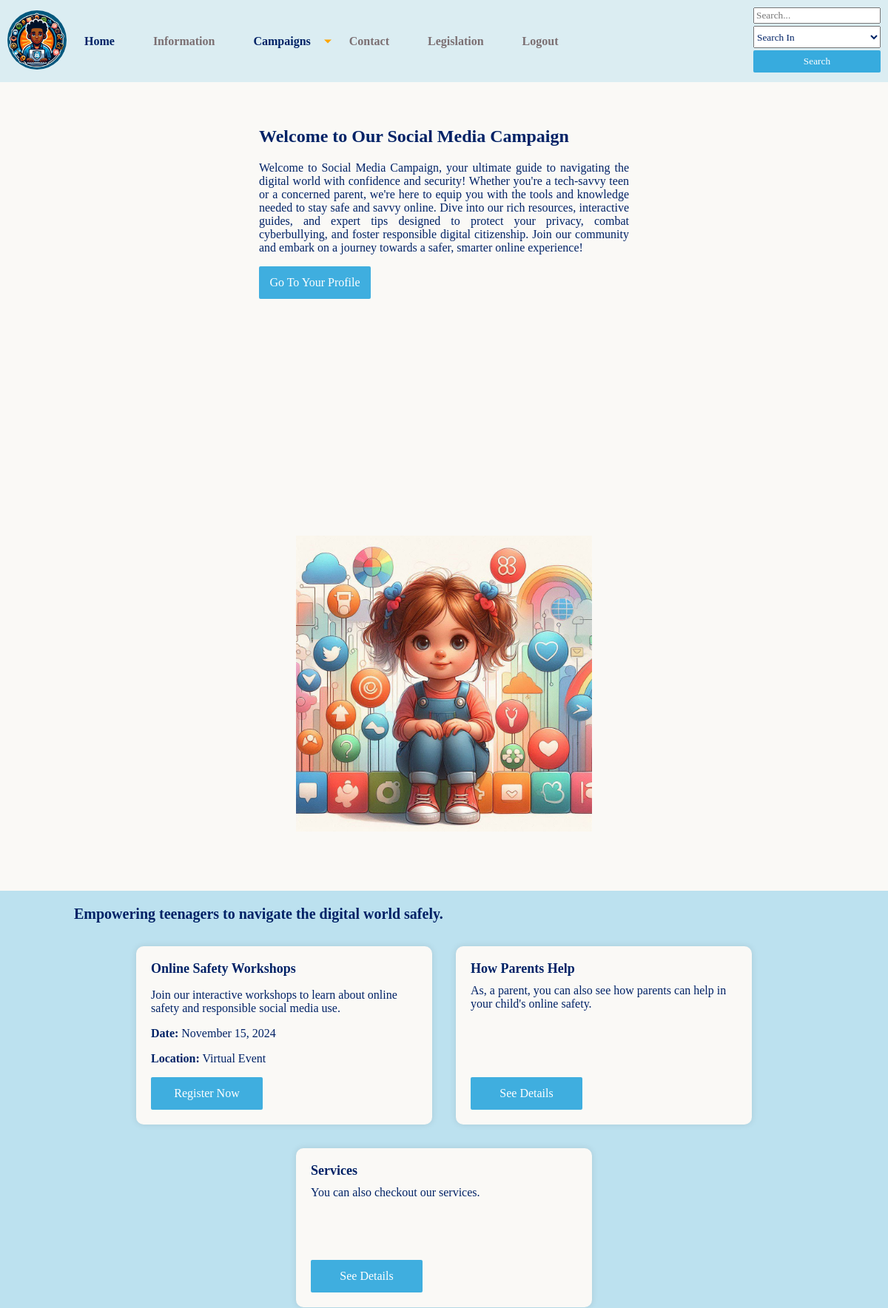
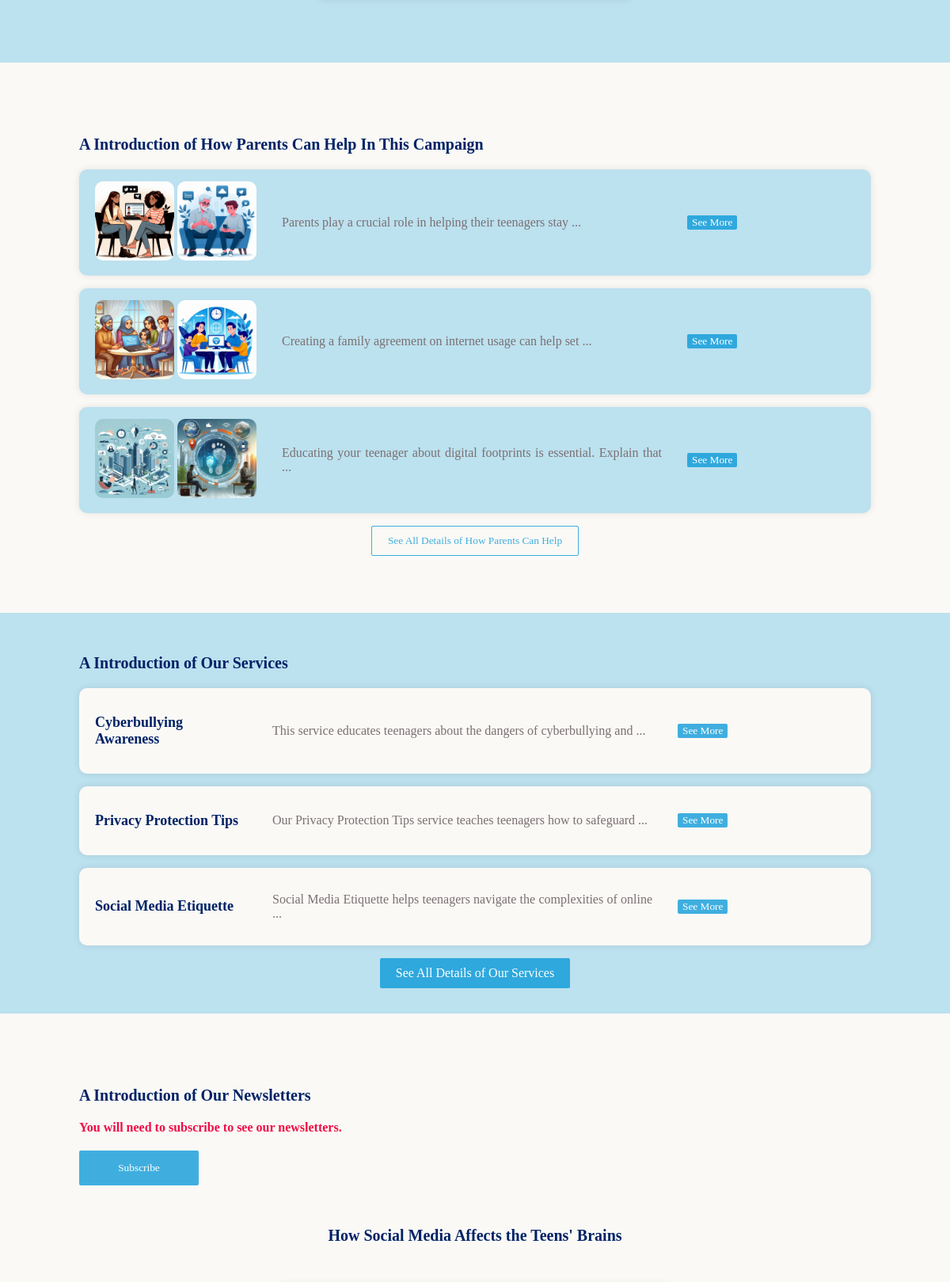
The app's page /social-media-campaign/home.php (signed in, upper part) with its own data (2 pictures, top to bottom).
### tables this page shows
CREATE TABLE `how_parent_helps` (
  `id` int(11) NOT NULL,
  `description` varchar(1000) NOT NULL,
  `image_1` varchar(300) NOT NULL,
  `image_2` varchar(300) NOT NULL,
  `created_at` timestamp NOT NULL DEFAULT current_timestamp()
);

CREATE TABLE `services` (
  `id` int(11) NOT NULL,
  `title` varchar(200) NOT NULL,
  `description` varchar(1000) NOT NULL,
  `info` varchar(1000) NOT NULL,
  `created_at` timestamp NOT NULL DEFAULT current_timestamp()
);

### social-media-campaign/Model/DataBase.php (called while the page is built, shortened)
<?php
class DataBase
{
    protected static $instance;
    public function __construct()
    {
        try {
            $this->pdo=new PDO("mysql:dbname=social_media_campaign;host=localhost","root","");
        } catch (PDOException $exception) {
            echo $exception->getMessage();
        }
    }
    public static function getInstance() : DataBase
    {
        if (!self::$instance) {
            self::$instance = new self();
        }
        return self::$instance;
    }
}

### social-media-campaign/Model/HowParentHelp.php (called while the page is built, shortened)
<?php
require_once("DataBase.php");
class HowParentHelp
{
    private $db;
    private $table = "how_parent_helps";
    public function __construct()
    {
        $this->db = DataBase::getInstance();
    }
    protected function index (string $search = '', int | null $limit = null) : array
    {
        $condition = "%" . $search . "%";
        if(!!$limit) {
            $stmt = $this->db->pdo->prepare("SELECT * FROM $this->table WHERE (description LIKE :condition) AND (description != '') LIMIT :limit");
            $stmt->bindParam(":limit", $limit, PDO::PARAM_INT);
        } else {
            $stmt = $this->db->pdo->prepare("SELECT * FROM $this->table WHERE (description LIKE :condition) AND (description != '')");
        }
        $stmt->bindParam(":condition", $condition);
        $stmt->execute();
        return $stmt->fetchAll(PDO::FETCH_OBJ);
    }
}

### social-media-campaign/Controller/HowParentHelpController.php (called while the page is built, shortened)
<?php
require_once("Model/HowParentHelp.php");
class HowParentHelpController extends HowParentHelp
{
    public function getAllHowParentHelps (string $search = '', int | null $limit = null) : array
    {
        return $this->index($search, $limit);
    }
}

### social-media-campaign/Helper/Text.php (called while the page is built, shortened)
<?php
class Text
{
    public static function truncate($text, $limit, $ellipsis = ' ...')
    {
        if (str_word_count($text, 0) > $limit) {
            $words = explode(' ', $text, $limit + 1);
            array_pop($words);
            return implode(' ', $words) . $ellipsis;
        }
        return $text;
    }
}

### social-media-campaign/Model/Service.php (called while the page is built, shortened)
<?php
require_once("DataBase.php");
class Service
{
    private $db;
    private $table = "services";
    public function __construct()
    {
        $this->db = DataBase::getInstance();
    }
    protected function index(string $search, int | null $limit = null) : array
    {
        $condition = $search ? "%$search%" : "%" . '' . "%";
        if(!!$limit) {
            $statement = $this->db->pdo->prepare("SELECT * FROM $this->table WHERE (title LIKE :condition OR description LIKE :condition OR info LIKE :condition) AND (title != '') LIMIT :limit");
            $statement->bindParam(":limit", $limit, PDO::PARAM_INT);
        } else {
            $statement = $this->db->pdo->prepare("SELECT * FROM $this->table WHERE (title LIKE :condition OR description LIKE :condition OR info LIKE :condition) AND (title != '')");
        }
        $statement->bindParam(":condition", $condition);
        $statement->execute();
        return $statement->fetchAll(PDO::FETCH_OBJ);
    }
}

### social-media-campaign/Controller/ServiceController.php (called while the page is built, shortened)
<?php
require_once("Model/Service.php");
class ServiceController extends Service
{
    public function searchOrGetAllServices(string $search = '', int | null $limit = null) : array
    {
        return $this->index($search, $limit);
    }
}

### social-media-campaign/home.php (the view, shortened to what this page needs)
<!DOCTYPE html>
<?php
require_once "Helper/Text.php";
require_once "Controller/HowParentHelpController.php";
require_once "Controller/ServiceController.php";
$howParentHelpController = new HowParentHelpController();
$serviceController = new ServiceController();
?>
<html lang="en">
<head>
  <link rel="stylesheet" href="./styles/style.css">
  <link rel="stylesheet" href="./styles/user/home.css">
</head>
<body>
  <?php
  include_once "layouts/nav.php";
  ?>
  <main id="home">
    <div class="flex justify-center items-center flex-wrap px-100px py-40px gap-20rem">
      <div class="w-500px">
        <h2>Welcome to Our Social Media Campaign</h2>
        <p class="text-justify">
          Welcome to Social Media Campaign, your ultimate guide to navigating the digital world with confidence and security! Whether you're a tech-savvy teen or a concerned parent, we're here to equip you with the tools and knowledge needed to stay safe and savvy online. Dive into our rich resources, interactive guides, and expert tips designed to protect your privacy, combat cyberbullying, and foster responsible digital citizenship. Join our community and embark on a journey towards a safer, smarter online experience!
        </p>
        <div>
          <button class="bgBlueButton w-151px h-44px cursor-pointer">
            <a class="text-decoration-none cursor-pointer" href="profile.php">Go To Your Profile</a>
          </button>
        </div>
      </div>
      <img src="assets/welcome_image_1.jpg" alt="" width="400px">
    </div>
    <section class="flex flex-wrap justify-center items-stretch px-100px pt-20px pb-80px gap-2rem mt-40px bg-primary-light-blue-25">
      <div class="w-full fs-20px fw-700">Empowering teenagers to navigate the digital world safely.</div>
      <div class="shadow rounded-10px w-400px bg-background-color p-20px min-h-215px">
        <span class="m-0px fs-18px fw-700">Online Safety Workshops</span>
        <p>
          Join our interactive workshops to learn about online safety and
          responsible social media use.
        </p>
        <p><strong>Date:</strong> November 15, 2024</p>
        <p><strong>Location:</strong> Virtual Event</p>
        <button class="bgBlueButton cursor-pointer w-151px h-44px">
          <a href="#" class="text-decoration-none cursor-pointer">Register Now</a>
        </button>
      </div>
      <div class="relative shadow w-400px min-h-215px bg-background-color p-20px rounded-10px">
        <span class="mb-10px fs-18px fw-700 block">How Parents Help</span>
        <span>As, a parent, you can also see how parents can help in your child's online safety.</span>
        <div class="absolute bottom-20px left-20px">
          <button class="cursor-pointer bgBlueButton w-151px h-44px">
            <a href="parents-help.php" class="text-decoration-none cursor-pointer">See Details</a>
          </button>
        </div>
      </div>
      <div class="relative shadow w-400px min-h-215px bg-background-color p-20px rounded-10px">
        <span class="mb-10px fs-18px fw-700 block">Services</span>
        <span>You can also checkout our services.</span>
        <div class="absolute bottom-20px left-20px">
          <button class="cursor-pointer bgBlueButton w-151px h-44px">
            <a href="service.php" class="text-decoration-none cursor-pointer">See Details</a>
          </button>
        </div>
      </div>
    </section>
    <?php
    $howParentHelps_x_3 = $howParentHelpController->getAllHowParentHelps('', 3);
    if (!(count($howParentHelps_x_3) < 1)) :
    ?>
      <section class="px-100px mt-40px py-2rem">
        <p class="fs-20px fw-bold">A Introduction of How Parents Can Help In This Campaign</p>
        <?php foreach ($howParentHelps_x_3 as $item) : ?>
          <div class="flex justify-start items-center gap-2rem mb-1rem flex-wrap bg-primary-light-blue-25 py-15px px-20px rounded-10px shadow">
            <div>
              <img src="<?= "images/" . $item->image_1 ?>" alt="" class="w-100px h-100px rounded-10px">
              <img src="<?= "images/" . $item->image_2 ?>" alt="" class="w-100px h-100px rounded-10px">
            </div>
            <div class="w-half">
              <p class="pSeeMore text-gray-2 text-justify" data-show-less="1" data-text="<?= $item->description ?>" data-short-text="<?= Text::truncate($item->description, 10); ?>"><?= Text::truncate($item->description, 10); ?></p>
            </div>
            <button class="cursor-pointer bgBlueButton btnSee">See More</button>
          </div>
        <?php endforeach; ?>
        <div class="w-full text-center">
          <button class="cursor-pointer bgWhiteButton bg-none px-20px py-10px">
            <a href="parents-help.php" class="text-decoration-none cursor-pointer">See All Details of How Parents Can Help</a>
          </button>
        </div>
      </section>
    <?php endif; ?>
    <?php
    $services_x_3 = $serviceController->searchOrGetAllServices('', 3);
    if (!(count($services_x_3) < 1)) :
    ?>
      <section class="px-100px mt-40px py-2rem bg-primary-light-blue-25">
        <p class="fs-20px fw-bold">A Introduction of Our Services</p>
        <?php foreach ($services_x_3 as $item) : ?>
          <div class="flex justify-start items-center gap-2rem bg-background-color mb-1rem flex-wrap py-15px px-20px rounded-10px shadow">
            <div class="w-20-percent">
              <p class="fs-18px fw-bold"><?= $item->title ?></p>
            </div>
            <div class="w-half">
              <p class="pSeeMore text-gray-2 text-justify" data-show-less="1" data-text="<?= $item->description ?>" data-short-text="<?= Text::truncate($item->description, 10); ?>"><?= Text::truncate($item->description, 10); ?></p>
            </div>
            <button class="cursor-pointer bgBlueButton btnSee">See More</button>
          </div>
        <?php endforeach; ?>
        <div class="w-full text-center">
          <button class="cursor-pointer bgBlueButton px-20px py-10px">
            <a href="service.php" class="text-decoration-none cursor-pointer">See All Details of Our Services</a>
          </button>
        </div>
      </section>
    <?php endif; ?>
    <?php if ($_SESSION['user']->subscription == 0) : ?>
      <section class="px-100px mt-40px py-2rem">
        <p class="fs-20px fw-bold">A Introduction of Our Newsletters</p>
        <div class="text-primary-red fw-bold">You will need to subscribe to see our newsletters.</div>
        <div>
          <button class="bgBlueButton w-151px h-44px mt-20px cursor-pointer" id="btnSubscribe">Subscribe</button>
        </div>
      </section>
    <?php endif; ?>
    <section class="p-20px">
      <div class="w-full fs-20px fw-bold mb-50px text-center">
        How Social Media Affects the Teens' Brains
      </div>
    </section>
  </main>
</body>
</html>

### social-media-campaign/styles/utilities/variable.css (style rules this page uses)
:root { --background-color: #faf9f6; --secondary-background-color: rgba(0, 150, 215, 0.25); --text-primary-dark-blue: #002266; --text-primary-dark-blue-75: rgba(0, 34, 102, 0.75); --text-primary-dark-blue-50: rgba(0, 34, 102, 0.5); --text-primary-dark-blue-25: rgba(0, 34, 102, 0.25); --text-primary-light-blue: #0096d7; --text-primary-light-blue-25: rgba(0, 150, 215, 0.25); --primary-light-blue: rgba(0, 150, 215); --primary-light-blue-75: rgba(0, 150, 215, 0.75); --primary-light-blue-50: rgba(0, 150, 215, 0.5); --primary-light-blue-50-opa50: #e3f2fb; --primary-light-blue-25: rgba(0, 150, 215, 0.25); --primary-light-blue-25-opa80: #cceaf7; --primary-light-blue-25-opa50: #dbedf2; --primary-light-blue-25-opa30: #e0ecf5; --primary-light-blue-25-opa20: #edf3f4; --gray-1: #dbdcde; --gray-2: #7b6f72; --gray-2-opa20: #e1dddc; --gray-2-50: rgba(123, 111, 114, 0.5); --gray-2-25: rgba(123, 111, 114, 0.25); --primary-light-blue: rgba(0, 150, 215, 1); --primary-red: #f10c45; }
* { cursor: url(../../assets/cursor.png), auto; color: var(--text-primary-dark-blue); font-family: Poppins; box-sizing: border-box; scroll-behavior: smooth; }
body { font-family: "Arial", sans-serif; margin: 0; padding: 0; background-color: var(--background-color); overflow: auto; scrollbar-width: none; }
html { overflow: auto; scrollbar-width: none; }

### social-media-campaign/styles/utilities/general.css (style rules this page uses)
main { min-height: 56.8dvh; }
.bgBlueButton { background-color: var(--primary-light-blue-75); color: white; border-radius: 2px; outline: none; border: none; }
.bgBlueButton * { color: white; font-size: 16px !important; }
.bgWhiteButton { border: 1px solid var(--primary-light-blue-75) !important; color: var(--primary-light-blue-75); border-radius: 2px; }
.bgWhiteButton * { color: var(--primary-light-blue-75); }
.cursor-pointer { cursor: url(../../assets/pointer.png), pointer !important; }

### social-media-campaign/styles/utilities/padding.css (style rules this page uses)
.p-20px { padding: 20px; }
.px-100px { padding-left: 100px; padding-right: 100px; }
.px-20px { padding-left: 20px; padding-right: 20px; }
.py-2rem { padding-top: 2rem; padding-bottom: 2rem; }
.py-40px { padding-top: 40px; padding-bottom: 40px; }
.py-15px { padding-top: 15px; padding-bottom: 15px; }
.py-10px { padding-top: 10px; padding-bottom: 10px; }
.pt-20px { padding-top: 20px; }
.pb-80px { padding-bottom: 80px; }

### social-media-campaign/styles/utilities/width-height.css (style rules this page uses)
.w-full { width: 100%; }
.w-half { width: 50%; }
.w-20-percent { width: 20%; }
.w-500px { width: 500px; }
.w-400px { width: 400px; }
.w-151px { width: 151px; }
.w-100px { width: 100px; }
.h-100px { height: 100px; }
.h-44px { height: 44px; }
.min-h-215px { min-height: 215px; }

### social-media-campaign/styles/utilities/text.css (style rules this page uses)
.text-primary-red { color: var(--primary-red); }
.text-gray-2 { color: var(--gray-2); }
.fs-18px { font-size: 18px; }
.fs-20px { font-size: 20px; }
.fw-700 { font-weight: 700; }
.fw-bold { font-weight: bold; }
.text-decoration-none { text-decoration: none !important; }
.text-justify { text-align: justify; }
.text-center { text-align: center; }

### social-media-campaign/styles/utilities/box.css (style rules this page uses)
.rounded-10px { border-radius: 10px; }
.shadow { box-shadow: 0 0 10px rgba(0, 0, 0, 0.1); }

### social-media-campaign/styles/utilities/display.css (style rules this page uses)
.block { display: block; }

### social-media-campaign/styles/utilities/flex.css (style rules this page uses)
.flex { display: flex; }
.justify-center { justify-content: center; }
.justify-start { justify-content: flex-start; }
.items-center { align-items: center; }
.items-stretch { align-items: stretch; }
.flex-wrap { flex-wrap: wrap; }

### social-media-campaign/styles/utilities/gap.css (style rules this page uses)
.gap-20rem { gap: 20rem; }
.gap-2rem { gap: 2rem; }

### social-media-campaign/styles/utilities/margin.css (style rules this page uses)
.mt-40px { margin-top: 40px; }
.mt-20px { margin-top: 20px; }
.mb-1rem { margin-bottom: 1rem; }
.mb-50px { margin-bottom: 50px; }
.mb-10px { margin-bottom: 10px; }
.m-0px { margin: 0px; }

### social-media-campaign/styles/utilities/position.css (style rules this page uses)
.relative { position: relative; }
.absolute { position: absolute; }
.bottom-20px { bottom: 20px; }
.left-20px { left: 20px; }

### social-media-campaign/styles/utilities/bg.css (style rules this page uses)
.bg-none { background: transparent; }
.bg-primary-light-blue-25 { background-color: var(--primary-light-blue-25); }
.bg-background-color { background-color: var(--background-color); }

### records on screen
how_parent_helps: image_1 (picture), image_2 (picture), description "Parents play a crucial role in helping their teenagers stay ..."
how_parent_helps: image_1 (picture), image_2 (picture), description "Creating a family agreement on internet usage can help set ..."
how_parent_helps: image_1 (picture), image_2 (picture), description "Educating your teenager about digital footprints is essential. Explain that ..."
services: title "Cyberbullying Awareness", description "This service educates teenagers about the dangers of cyberbullying and ..."
services: title "Privacy Protection Tips", description "Our Privacy Protection Tips service teaches teenagers how to safeguard ..."
services: title "Social Media Etiquette", description "Social Media Etiquette helps teenagers navigate the complexities of online ..."
